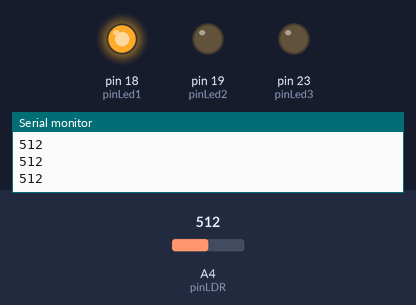
Recording of a sketch running on a simulated Arduino Mega 2560, built with avr-gcc and run on an emulated ATmega2560. On the bench: output pins drawn as LEDs (lit = HIGH), the last lines printed to the serial monitor. The inputs (shaded band) are chosen by the test bench; at power-on: A4 (pinLDR) = 512.

Above: at 1.2 s.
1.3 s: A4 (pinLDR) set to 984
2.8 s: A4 (pinLDR) set to 1013
At 3.5 s:
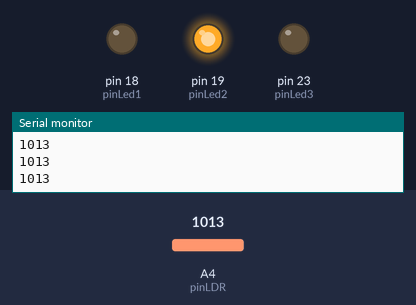
4.3 s: A4 (pinLDR) set to 990
At 4.8 s:
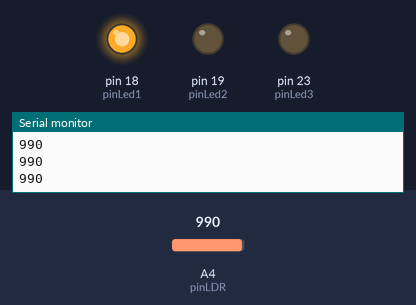
5.8 s: A4 (pinLDR) set to 1010
At 6.1 s:
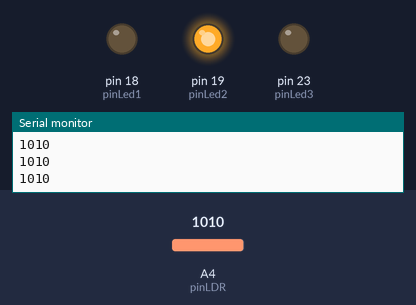
Timing chart, 0 to 8.3 s (numbered marks = the images above; inputs shaded):
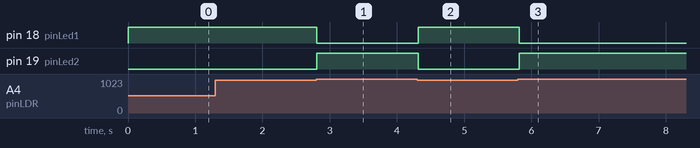

Measured:
- the behaviour switches between 999 and 1000 on A4 (pinLDR) (found by bisection; images 0 and 1)
- after the input at 2.8 s, pin 18 (pinLed1): HIGH → LOW at once; pin 19 (pinLed2): LOW → HIGH at once
- after the input at 4.3 s, pin 18 (pinLed1): LOW → HIGH at once; pin 19 (pinLed2): HIGH → LOW at once
- after the input at 5.8 s, pin 18 (pinLed1): HIGH → LOW at once; pin 19 (pinLed2): LOW → HIGH at once

The sketch:

P2_2.ino
```cpp
#include <stdint.h>

// Pines del LED RGB
#define pinLed1 18   // Rojo
#define pinLed2 19   // Verde
#define pinLed3 23   // Azul

// Pin del fotoresistor (LDR)
#define pinLDR 4

// Umbrales de luz
const int umbralBajo = 1000;
const int umbralAlto = 3000;

int luz = 0; // Valor leído del fotoresistor

void setup() {
    pinMode(pinLed1, OUTPUT);
    pinMode(pinLed2, OUTPUT);
    pinMode(pinLed3, OUTPUT);
    Serial.begin(115200);
}

void loop() {
    // Leer la intensidad de luz
    luz = analogRead(pinLDR);
    Serial.println(luz);

    // Control del LED RGB según el nivel de luz
    if (luz < umbralBajo) {
        // Muy poca luz
        digitalWrite(pinLed1, HIGH);  // Rojo
        digitalWrite(pinLed2, LOW);
        digitalWrite(pinLed3, LOW);
    } else if (luz < umbralAlto) {
        // Luz media - (verde)
        digitalWrite(pinLed1, LOW);
        digitalWrite(pinLed2, HIGH);
        digitalWrite(pinLed3, LOW);
    } else {
        // Suficiente luz - apagar LED
        digitalWrite(pinLed1, LOW);
        digitalWrite(pinLed2, LOW);
        digitalWrite(pinLed3, LOW);
    }

    delay(100); // Pequeña pausa
}
```
